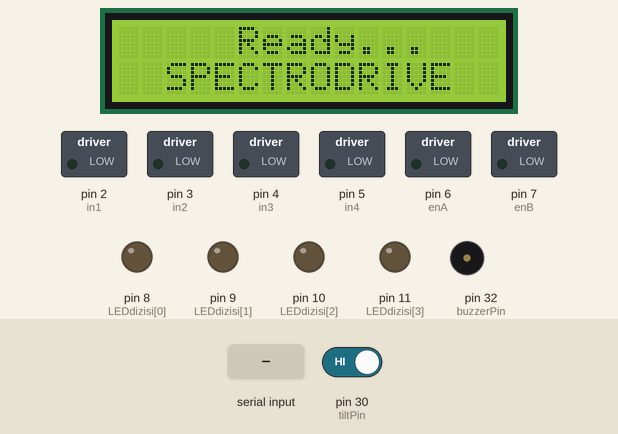
This sketch was run on a simulated Arduino Mega 2560, built with avr-gcc and run on an emulated ATmega2560. Parts: 16×2 character LCD, switched loads named in the sketch (green lamp = pin HIGH), output pins drawn as LEDs (lit = HIGH), buzzer (waves = sounding, pin HIGH). Dashed ring = blinking. Inputs (shaded band) come from the test bench; at power-on: pin 30 (tiltPin) HIGH. What the sketch prints to the serial monitor is not drawn.

Above: at 4.3 s.
4.4 s: "A\n" received over the second serial link
At 4.8 s:
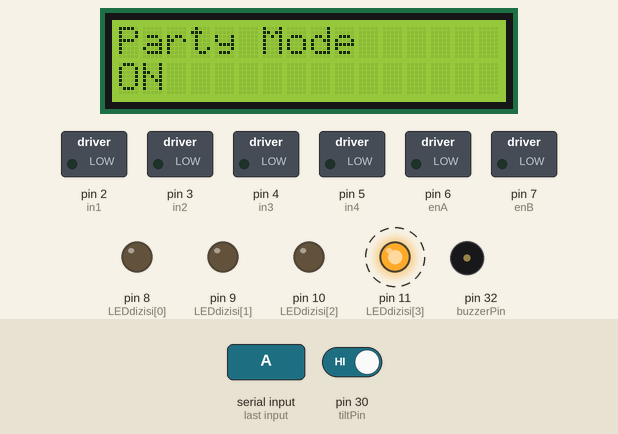
6.2 s: pin 30 (tiltPin) driven LOW
At 8.1 s:
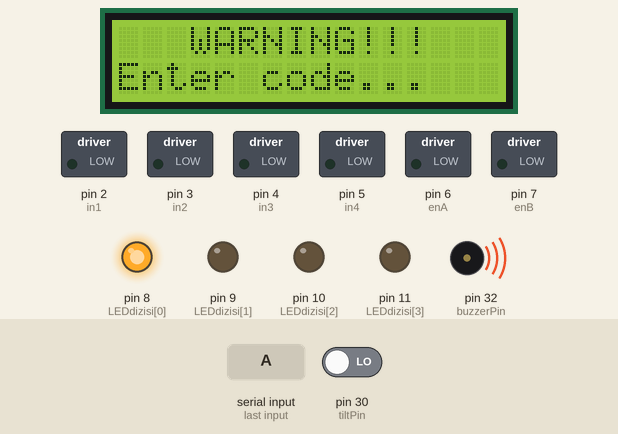
8.4 s: "6161\n" received over the second serial link
At 8.56 s:
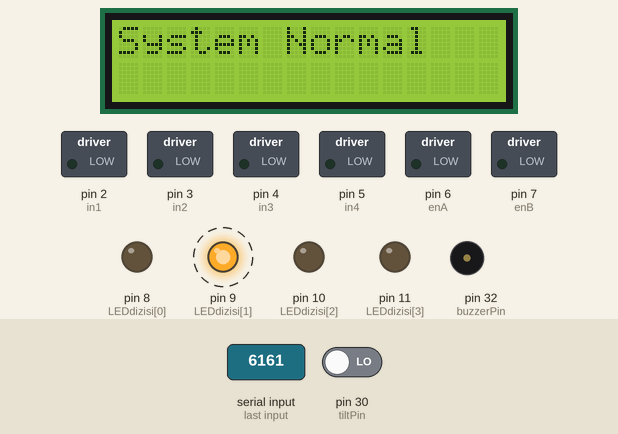
Timing chart, 0 to 11.4 s (numbered marks = the images above; inputs shaded):
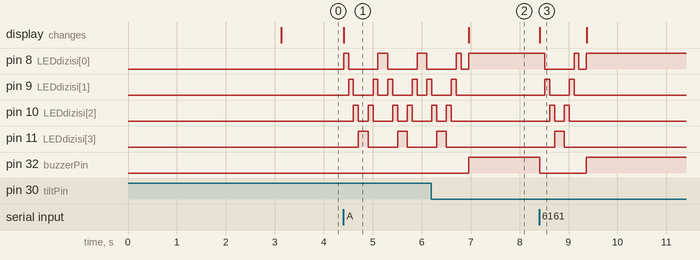

The sketch:

Spectro.ino
```cpp
  // put your setup code here, to run once:
#include <LiquidCrystal.h>

// LCD pinleri: RS, E, D4, D5, D6, D7
LiquidCrystal lcd(29, 28, 27, 26, 25, 24);

// LDR modülleri (dijital çıkış)
const int ldrSol = 22;
const int ldrSag = 23;
const int tiltPin = 30;
const int buzzerPin = 32;

// Motor pinleri (L298N)
const int in1 = 2;
const int in2 = 3;
const int in3 = 4;
const int in4 = 5;
const int enA = 6;
const int enB = 7;

// LED
int LEDdizisi[]={8,9,10,11};

const int trigPin = 12;
const int echoPin = 13;

// Ayarlar
const int hiz = 100;
bool cakarModu = false;
bool takipModu = false;
unsigned long zaman = 0;
bool alarmAktif = false;  // TILT alarmı aktif mi?
String gelenVeri = "";
bool ledDurum = LOW;

void stopMotors() {
  digitalWrite(in1, LOW); digitalWrite(in2, LOW);
  digitalWrite(in3, LOW); digitalWrite(in4, LOW);
  analogWrite(enA, 0); analogWrite(enB, 0);
}

bool engelVarMi() {
  digitalWrite(trigPin, LOW);
  delayMicroseconds(2);
  digitalWrite(trigPin, HIGH);
  delayMicroseconds(10);
  digitalWrite(trigPin, LOW);


  long sure = pulseIn(echoPin, HIGH);
  int mesafe = sure / 58.2;
  Serial.println(mesafe);
  return (mesafe > 0 && mesafe < 3.3); // 15 cm'den yakınsa engel var
}

void isikTakip() {
  int sol = digitalRead(ldrSol);
  int sag = digitalRead(ldrSag);

  if (sol == LOW && sag == LOW) {
    ileri();
  } else if (sol == LOW && sag == HIGH) {
    solaDon();
  } else if (sol == HIGH && sag == LOW) {
    sagaDon();
  } else {
    stopMotors();
  }
}

// Fonksiyonlar

void ileri() {
  digitalWrite(in1, HIGH); digitalWrite(in2, LOW);
  digitalWrite(in3, HIGH); digitalWrite(in4, LOW);
  analogWrite(enA, hiz); analogWrite(enB, hiz);
}

void solaDon() {
  digitalWrite(in1, LOW); digitalWrite(in2, HIGH);
  digitalWrite(in3, HIGH); digitalWrite(in4, LOW);
  analogWrite(enA, hiz); analogWrite(enB, hiz);
}

void sagaDon() {
  digitalWrite(in1, HIGH); digitalWrite(in2, LOW);
  digitalWrite(in3, LOW); digitalWrite(in4, HIGH);
  analogWrite(enA, hiz); analogWrite(enB, hiz);
}
void geri() {
  digitalWrite(in1, LOW); digitalWrite(in2, HIGH);
  digitalWrite(in3, LOW); digitalWrite(in4, HIGH);
  analogWrite(enA, hiz); analogWrite(enB, hiz);
}


void setup() {
  Serial1.begin(9600); // HC-05 için
 Serial.begin(9600);

  pinMode(ldrSol, INPUT);
  pinMode(ldrSag, INPUT);
  pinMode(trigPin, OUTPUT);
  pinMode(echoPin, INPUT);
  pinMode(tiltPin, INPUT);
  pinMode(buzzerPin, OUTPUT);

   for(int i=0;i<4;i++)
  {
  pinMode(LEDdizisi[i],OUTPUT);
  }

  pinMode(in1, OUTPUT);
  pinMode(in2, OUTPUT);
  pinMode(in3, OUTPUT);
  pinMode(in4, OUTPUT);
  pinMode(enA, OUTPUT);
  pinMode(enB, OUTPUT);

  lcd.begin(16, 2);
  lcd.print("  SPECTRODRIVE");
  lcd.setCursor(0,1);
  lcd.print("   WELCOME :)    ");
  delay(3000);

  lcd.clear();
  lcd.begin(16, 2);
  lcd.print("     Ready...");
  lcd.setCursor(0,1);
  lcd.print("  SPECTRODRIVE");


  stopMotors();
}

void loop() {
  static unsigned long sonTiltZamani = 0;
  const unsigned long tiltMinInterval = 1000; // 1 saniye

  // Tilt kontrolü (debounce'lu)
  if (digitalRead(tiltPin) == LOW && (millis() - sonTiltZamani > tiltMinInterval)) {
    sonTiltZamani = millis();
    alarmAktif = true;

    // 3 kez veri gönderim garantisi
    for (int i = 0; i < 3; i++) {
      Serial1.println("TILT"); // Uygulamaya gönder
      Serial.println("DEBUG: TILT_ALARM gönderildi"); // Seri monitör kontrol
      delay(50);
    }
  }

  // Bluetooth veri okuma
  while (Serial1.available()) {
    char ch = Serial1.read();
    if (ch == '\n' || ch == '\r') {
      gelenVeri.trim();
      Serial.print("Gelen veri: ");
      Serial.println(gelenVeri);

      if (gelenVeri == "6161" && alarmAktif) {
        alarmAktif = false;
        lcd.clear();
        lcd.print("System Normal");
        Serial1.println("UNLOCK");
      }
      else if (!alarmAktif) {
        if (gelenVeri == "A" || gelenVeri == "a") {
          cakarModu = !cakarModu;
          lcd.clear();
          lcd.print("Party Mode");
          lcd.setCursor(0, 1);
          lcd.print(cakarModu ? "ON" : "OFF");
        }
        else if (gelenVeri == "B" || gelenVeri == "b") {
          takipModu = !takipModu;
          lcd.clear();
          lcd.print("Follow Mode");
          lcd.setCursor(0, 1);
          lcd.print(takipModu ? "ON" : "OFF");
          if(!takipModu)
          {
            stopMotors();
          }
        }

      }
      gelenVeri = "";
    }
    else {
      gelenVeri += ch;
    }
  }


  // Alarm aktifse her şeyi kilitle
  if (alarmAktif) {
    stopMotors();
    digitalWrite(buzzerPin, HIGH);
    digitalWrite(LEDdizisi[0], HIGH);
    lcd.setCursor(0, 0);
    lcd.print("   WARNING!!!   ");
    lcd.setCursor(0, 1);
    lcd.print("Enter code...");
    return;
  } else {
    digitalWrite(buzzerPin, LOW);
  }

  // Çakar LED
  if (cakarModu) {
    for(int i=0;i<4;i++)
{
  digitalWrite(LEDdizisi[i],HIGH);
  delay(100);
  digitalWrite(LEDdizisi[i],LOW);
 }
  for(int a=3;a>-1;a--)
  {
  digitalWrite(LEDdizisi[a],HIGH);
  delay(100);
  digitalWrite(LEDdizisi[a],LOW);
  }
  }
   else
  {
    digitalWrite(LEDdizisi[0], LOW);
    digitalWrite(LEDdizisi[1], LOW);
    digitalWrite(LEDdizisi[2], LOW);
    digitalWrite(LEDdizisi[3], LOW);
  }

  // Takip modu
  if (takipModu) {
    int sol = digitalRead(ldrSol);
    int sag = digitalRead(ldrSag);

    // LOW = ışık var
  if (takipModu) {
    if (engelVarMi()) {
      stopMotors();
      lcd.setCursor(0, 1);
      lcd.print("Object Detected");
      geri();      // Kısa süre geri
      digitalWrite(LEDdizisi[0],HIGH);
      delay(650);  // 400 ms geri gitmesi yeterli
      unsigned long baslangic = millis();
      while (millis() - baslangic < 650) {
        digitalWrite(buzzerPin, HIGH);
        delay(100);
        digitalWrite(buzzerPin, LOW);
         delay(100); // toplam 200 ms aralıkla ötüyor
}
      stopMotors();    // Sonra dur

     //sagaDon(); // engel varsa saga kaç
      //delay(600);
    } else {
      isikTakip();
      lcd.setCursor(0, 1);
      lcd.print("FORWARD          ");
    }
  } else {
    stopMotors();
  }

  delay(50);
}
}
```

Measured:
- after the input at 4.4 s, pin 8 (LEDdizisi[0]): LOW → HIGH at once, then repeats every 0.80 s: LOW 0.60 s, HIGH 0.20 s; pin 9 (LEDdizisi[1]): LOW → HIGH after 0.11 s, → LOW 0.10 s later, → HIGH 0.40 s later, → LOW 0.10 s later, … (9 changes in this stretch)
- after the input at 6.2 s, pin 9 (LEDdizisi[1]): goes on until 6.7 s, then stays LOW; pin 10 (LEDdizisi[2]): goes on until 6.6 s, then stays LOW; pin 11 (LEDdizisi[3]): goes on until 6.5 s, then stays LOW; pin 32 (buzzerPin): LOW → HIGH after 0.76 s; the display: changes after 0.76 s (image 2)
- after the input at 8.4 s, pin 8 (LEDdizisi[0]): HIGH → LOW after 0.11 s, → HIGH 0.60 s later, → LOW 0.10 s later, → HIGH 0.15 s later; pin 9 (LEDdizisi[1]): alternates HIGH for 0.10 s and LOW for 0.40 s, 4 changes in all, then stays LOW, starting after 0.11 s
